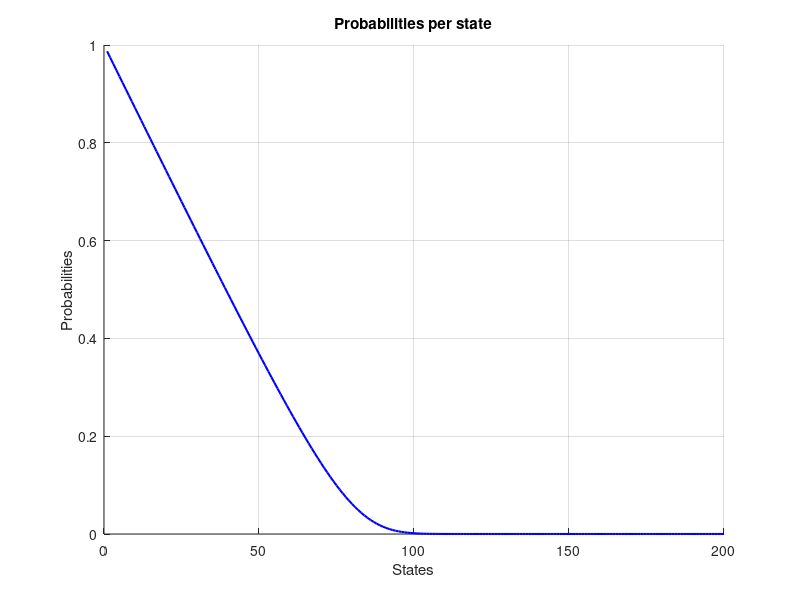

Write the MATLAB code that produced this figure.
addpath(pwd);
function result = erlang_iterative(ro,n)
  k=0;
  result = 1;
  while k<=n
    result = ro * result / (ro*result + k);
    k++
  endwhile
endfunction

display(erlang_iterative(1024,1024));
display(erlangb(1024,1024));
ro=200*23/60;
c=1:200;
for i=1:200
  erl(i)=erlang_iterative(ro,i)
endfor
figure(1);
hold on;
title("Probabilities per state")
xlabel("States")
ylabel("Probabilities")
plot(c,erl,"b","linewidth",1.5);
grid on;
hold off;
P=1;
lines=0;
while(P>0.01)
P=erlang_iterative(ro,lines);
lines++
endwhile
display(lines);
